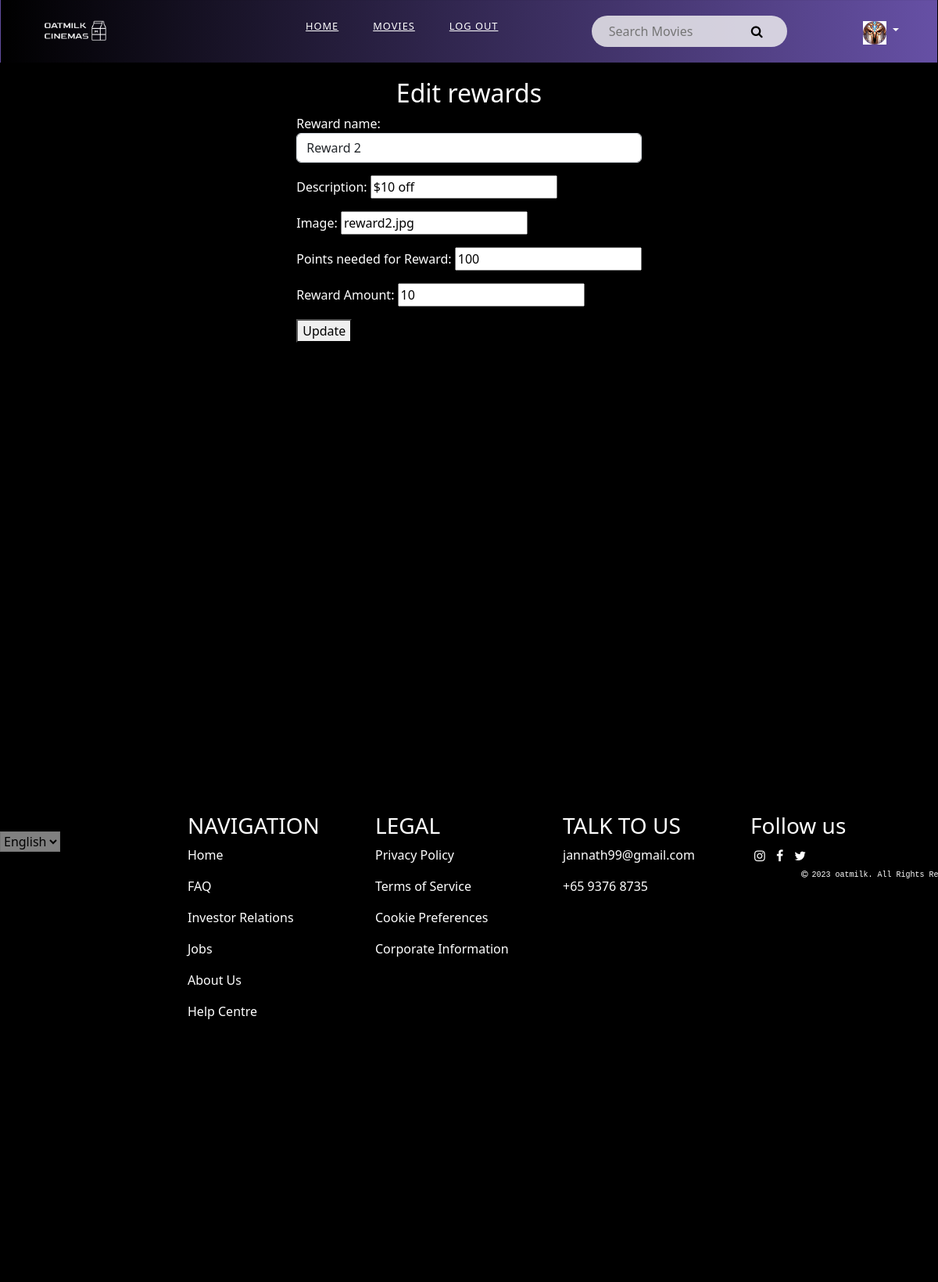
The app's page /editThatRewards.php?reward_id=1 (signed in) with its own data.
### tables this page shows
CREATE TABLE `rewards` (
  `reward_id` int(10) NOT NULL,
  `reward_name` varchar(50) NOT NULL,
  `description` varchar(100) NOT NULL,
  `image` varchar(100) NOT NULL,
  `reward_Point` int(10) NOT NULL,
  `rewardAmount` int(15) NOT NULL
);

### editThatRewardController.php (called while the page is built, shortened)
<?php
class rewardUpdateController {
    private $conn;
    public function __construct($conn) {
        $this->conn = $conn;
    }
    public function editRewardDetails($reward_id) {
        $rewardId = mysqli_real_escape_string($this->conn, $reward_id);
        $sql = "SELECT * FROM rewards WHERE reward_id = '$rewardId'";
        $result = mysqli_query($this->conn, $sql);
        $rewardDetails = mysqli_fetch_assoc($result);
        return $rewardDetails;
    }
}
?>

### editThatRewards.php (the view, shortened to what this page needs)
<?php
include("DBTicketBooking.php");
include("editThatRewardController.php");
include("navBar.php");
$rewardEditController = new rewardUpdateController($conn);
?>
<!DOCTYPE html>
<html>
<head>
    <link rel="stylesheet" href="homestylesheet.css" />
    <link href="https://cdn.jsdelivr.net/npm/bootstrap@5.2.3/dist/css/bootstrap.min.css" rel="stylesheet"
>
    <link rel="stylesheet" href="https://cdnjs.cloudflare.com/ajax/libs/font-awesome/4.7.0/css/font-awesome.min.css">
</head>
<body>
    <div class="header">
        <h2>Edit rewards</h2>
    </div>
    <div class="table-container">
    <?php
    if (isset($_GET['reward_id'])) {
        $id = $_GET['reward_id'];
        $result = $rewardEditController->editRewardDetails($id);
        if ($result) {
        ?>
        <div class=table-body>
            <form action="editThatRewards.php?reward_id=<?php echo $_GET['reward_id']; ?>" method="POST">
                <div class="mb-3">
                    <label for="reward_name">Reward name:</label>
                    <input type="text" name="item_name" value="<?= $result['reward_name'] ?>" placeholder="Enter the Item"
                        Required class="form-control">
                </div>
                <div class="mb-3">
                    <label for="description">Description:</label>
                    <input type="text" name="description" value="<?= $result['description'] ?>"
                        placeholder="Enter the description" Required>
                </div>
                <div class="mb-3">
                    <label for="image">Image:</label>
                    <input type="text" name="image" value="<?= $result['image'] ?>"
                        placeholder="Enter the image" Required>
                </div>
                <div class="mb-3">
                    <label for="reward_Point">Points needed for Reward:</label>
                    <input type="number" name="reward_Point" value="<?= $result['reward_Point'] ?>"
                        placeholder="Points needed for Reward" Required>
                </div>
                <div class="mb-3">
                    <label for="rewardAmount">Reward Amount:</label>
                    <input type="number" name="rewardAmount" value="<?= $result['rewardAmount'] ?>"
                        placeholder="Reward amount" Required>
                </div>
                <div class="mb-3">
                    <button type="submit" name="update" value="update">Update</button>
                </div>
            </form>
            <?php
        }
        else
        {
            echo "<h4>No record Found</h4>";
        }
    }
    else
    {
        echo "<h4>Something went wrong</h4>";
    }
    ?>
        </div>
    </div>
    <?php include("footer.php");?>
</body>
</html>

### homestylesheet.css (style rules this page uses)
body { background-size:cover; height: 100vh; background-position: center; color:#f2f2f2; background-color: black; }
* { box-sizing: border-box; }

### editThatRewards.php (style rules this page uses)
.header { text-align: center; margin-top: 100px; }
body { background-color: black; color: white; }
.table-container { display: flex; justify-content: center; }

### records on screen
rewards: item_name "Reward 2", description "$10 off", image "reward2.jpg", reward_Point "100", rewardAmount "10"
